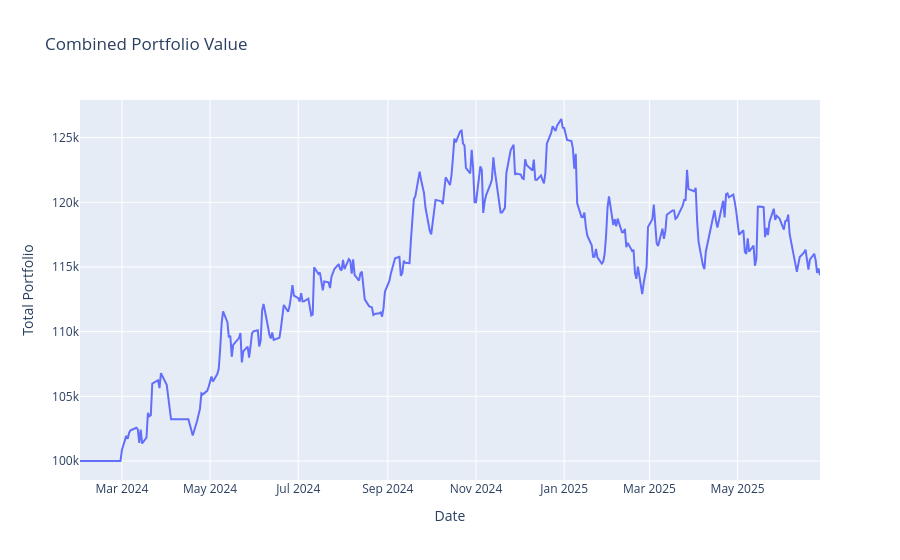

Source (notebook cell):
### Code cell
plot_combined_portfolio(daily_stock_1,daily_stock_2)

### Figure 1 — Plotly figure (JSON) as saved in the notebook; plotly's stock layout.template omitted (floating-point values rounded to 4 significant figures; data arrays with more than 128 entries replaced by an {"elided": "..."} marker saying what was removed)
{"data": [{"hovertemplate": "Date=%{x}<br>Total Portfolio=%{y}<extra></extra>", "legendgroup": "", "line": {"color": "#636efa", "dash": "solid"}, "marker": {"symbol": "circle"}, "mode": "lines", "name": "", "orientation": "v", "showlegend": false, "type": "scatter", "x": {"elided": "347 str values"}, "xaxis": "x", "y": {"elided": "347 float values"}, "yaxis": "y"}], "layout": {"legend": {"tracegroupgap": 0}, "title": {"text": "Combined Portfolio Value"}, "xaxis": {"anchor": "y", "domain": [0, 1], "title": {"text": "Date"}}, "yaxis": {"anchor": "x", "domain": [0, 1], "title": {"text": "Total Portfolio"}}}}
